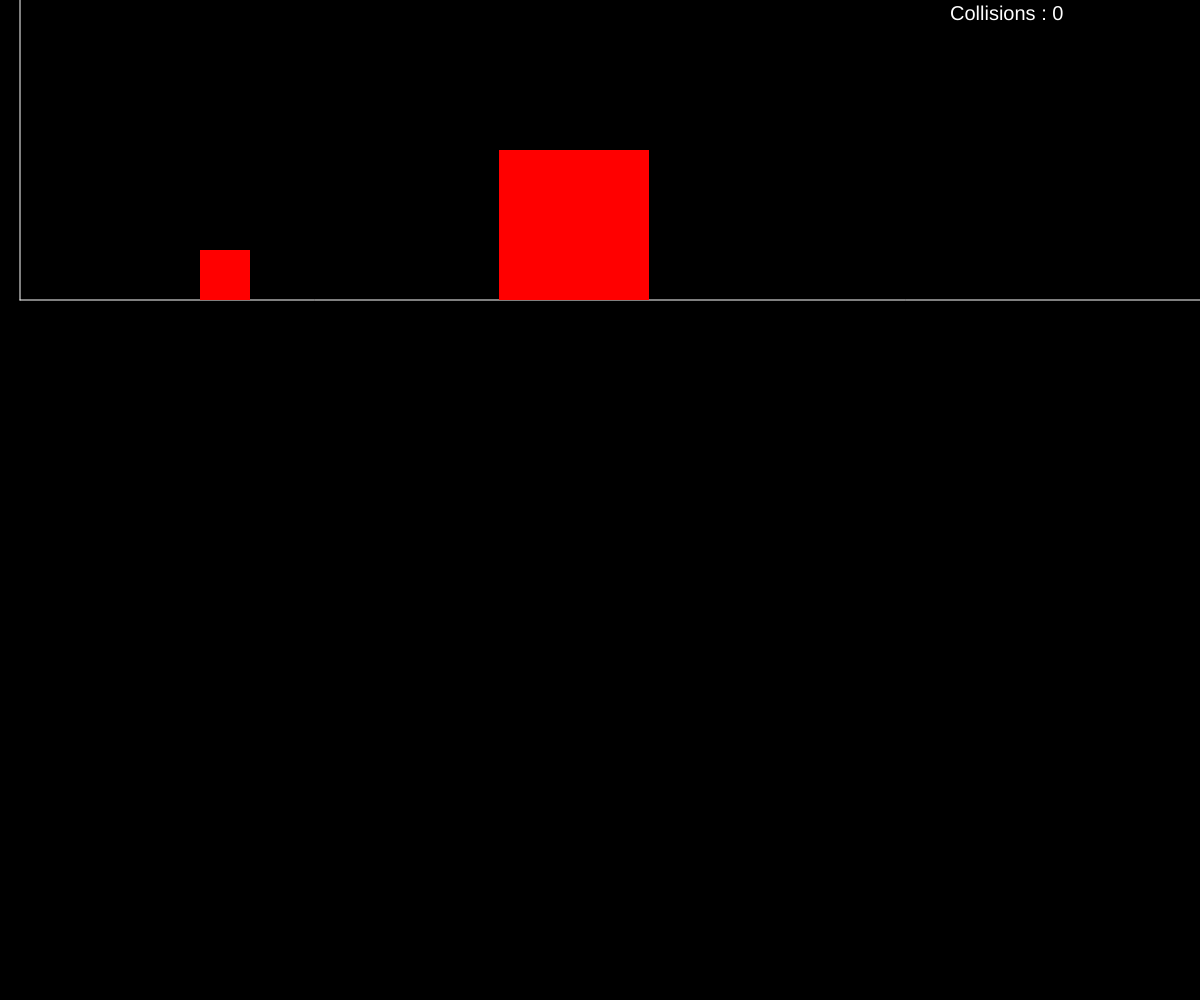
Frame 1 (no input)
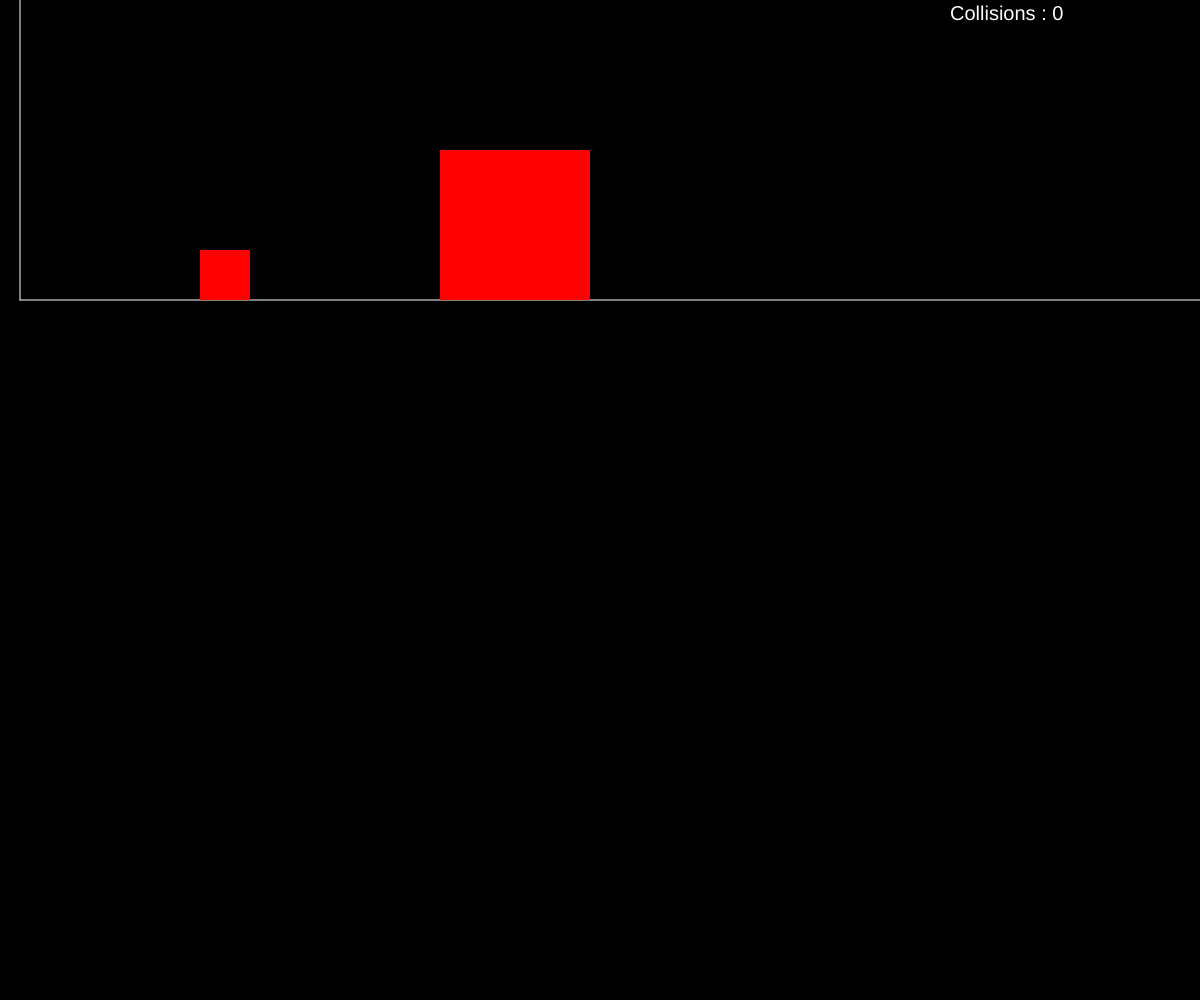
Frame 60 (no input)
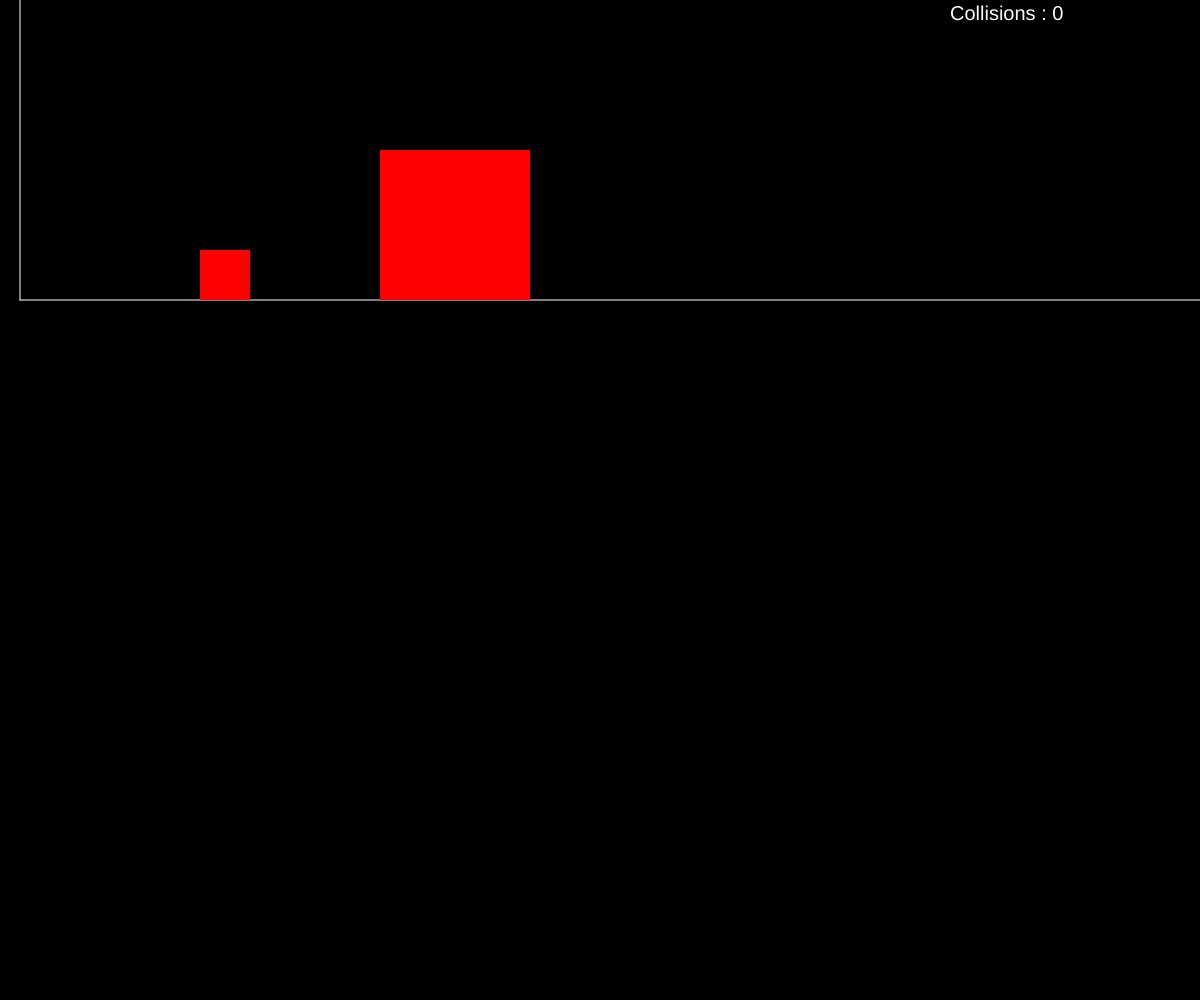
Frame 120 (the mouse pressed at the canvas centre since frame 60)

The p5.js sketch that drew these frames (run headless with seeded random() and noise() and a simulated clock; from frame 60 on, the mouse is pressed at the canvas centre):

// p5.js sketch
// ── sketch.js
// For more details, you may want to look @https://www.youtube.com/watch?v=jsYwFizhncE
// For video tutorial, you may want to look @https://www.youtube.com/watch?v=PoW8g67XNxA

let block1, block2;
let ground, wall;

let collisionCount = 0;

let mass_ratio = 1000000000000;
let digits = Math.log10(Math.sqrt(mass_ratio)) + 1;
let timeSteps = 1000000;

// For more details, you may want to look Euler's algorithm @https://en.wikipedia.org/wiki/Euler_method#:~:text=The%20Euler%20method%20is%20a,proportional%20to%20the%20step%20size.

let isPaused = false, isFinished = false;

function setup() {
  createCanvas(windowWidth, windowHeight);
  collisionCount = 0;
  wall = new Wall(20, 300, 20, 0);
  ground = new Wall(20, 300, windowWidth, 300);
  block1 = new Block(200, 300, 50, 50, 1, 0.0);
  block2 = new Block(500, 300, 150, 150, mass_ratio, -1.0/timeSteps);
  isFinished = false;
}

function draw() {
  background(0);
  if(!isPaused){
    for(let i = 0; i < timeSteps; i++){

      block1.update();
      block2.update();

      block1.checkCollision();
      block2.checkCollision();

      if(areColliding(block1.x, block1.w, block2.x, block2.w)){
        collisionCount++;
        let newV1 = block1.bounce(block2);
        let newV2 = block2.bounce(block1);
        block1.v = newV1;
        block2.v = newV2;
      }
    }
  }
  if(block1.v >= 0 && block2.v > block1.v){
    isFinished = true;
  }
  fill(255, 0, 0);
    
  wall.show();
  ground.show();
  block1.show();
  block2.show();

  fill(255);
  textSize(20);
  text('Collisions : ' + collisionCount.toString(), windowWidth - 250, 20);

  if(isFinished){
    textAlign(CENTER);
    text('Animation Ended!', 0, 400, windowWidth, 430);
    text("There won't be any collisions now on!", 0, 450, windowWidth, 480);
  }
}

function keyPressed(){
  if(key == 'r' || key == 'R'){
    setup();
  }
  else if(key == ' '){
    isPaused = !isPaused;
  }
}
// ── block.js
class Wall{
    constructor(x, y, xe, ye){
      this.x = x;
      this.y = y;
      this.xe = xe;
      this.ye = ye;
    }
    show() {
      stroke(255);
      line(this.x, this.y, this.xe, this.ye);
      noStroke();
    }
  }
  
  class Block{
    constructor(x, y, w, h, m, v){
      this.x = x;
      this.y = y;
      this.w = w;
      this.h = h;
      this.m = m;
      this.v = v;
    }
  
    bounce(other){
      let sumMasses = this.m + other.m;
      let newVelocs = (this.m - other.m) / sumMasses * this.v + (2 * other.m / sumMasses * other.v);
      return newVelocs;
    }
  
    update(){
      this.x += this.v;
    }
  
    show(){
      quad(
        this.x, this.y, 
        this.x + this.w, this.y, 
        this.x + this.w, this.y - this.h, 
        this.x, this.y - this.h
      );
    }
  
    checkCollision(){
      if(this.x <= wall.x){
        collisionCount++;
        this.v = - this.v;
      }
    }
  }
  
  function areColliding(x1, w1, x2, w2){
    return (x1 + w1 >= x2 && x1 + w1 <= x2 + w2);
  }
